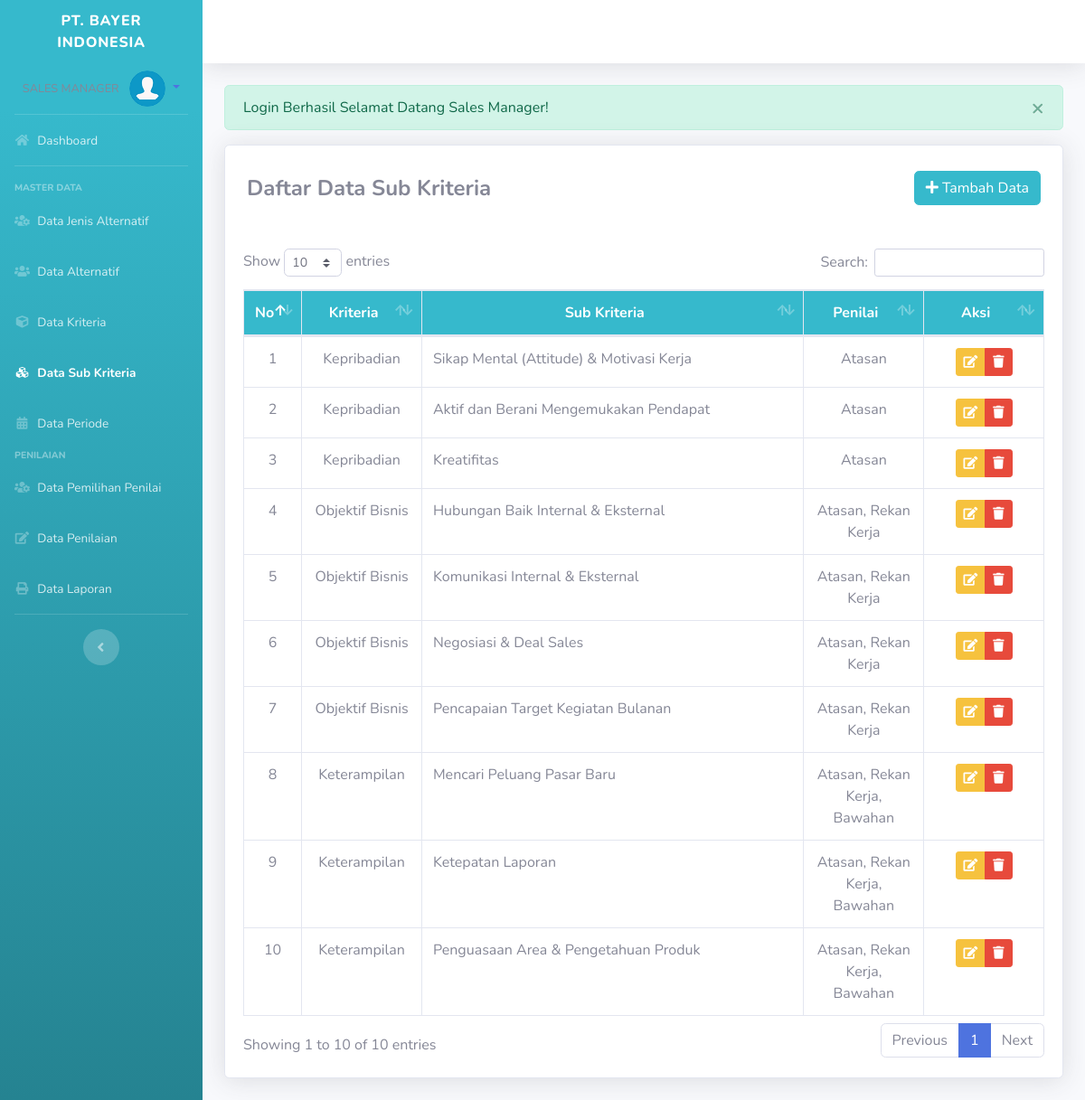
Page /admin/index.php?p=subkriteria (signed in) on the committed database.
### tables this page shows
CREATE TABLE `isi_kompetensi` (
  `id_isi` int(11) NOT NULL,
  `id_kompetensi` int(11) DEFAULT NULL,
  `isi_kompetensi` text DEFAULT NULL,
  `ket` varchar(50) DEFAULT NULL
);

CREATE TABLE `jenis_kompetensi` (
  `id_kompetensi` int(11) NOT NULL,
  `nama_kompetensi` varchar(50) DEFAULT '0',
  `bobot_kompetensi` int(11) DEFAULT 0
);

### admin/pages/subkriteria.php (the view, shortened to what this page needs)
<?php if (isset($_SESSION["flash"])) { ?>
	<div class="alert alert-<?= $_SESSION["flash"]["type"]; ?> alert-dismissible alert_model" role="alert">
		<button type="button" class="close" data-dismiss="alert" aria-label="Close">
			<span aria-hidden="true">&times;</span>
		</button>
		<?= $_SESSION["flash"]["head"]; ?> <?= $_SESSION["flash"]["msg"]; ?>
	</div>
<?php unset($_SESSION['flash']);
} ?>
<div class="card shadow mb-4">
	<div class="card-body">
		<div class="d-flex justify-content-between align-items-center mt-2 mb-5 mx-1">
			<h4 class="m-0 font-weight-bold"> Daftar Data Sub Kriteria</h6>
			<button type="button" class="btn btn-info" data-toggle="modal" data-target="#exampleModal"><i class="fa fa-plus"></i> Tambah Data</button>
		</div>
		<table class="table table-bordered" id="dataTable" width="100%" cellspacing="0">
			<thead class="bg-info text-white">
				<tr align="center">
					<th width="5%">No</th>
					<th width="15%">Kriteria</th>
					<th>Sub Kriteria</th>
					<th width="15%">Penilai</th>
					<th width="15%">Aksi</th>
				</tr>
			</thead>
			<tbody>
				<?php
				$sql = "SELECT * FROM isi_kompetensi a JOIN jenis_kompetensi b ON a.id_kompetensi = b.id_kompetensi ORDER BY b.id_kompetensi ASC";
				$q = mysqli_query($con, $sql);
				$i = 0;
				while ($row = mysqli_fetch_array($q)) {
				?>
					<tr align="center">
						<td><?= ++$i; ?></td>
						<td><?= $row['nama_kompetensi']; ?></td>
						<td align="left"><?= $row['isi_kompetensi']; ?></td>
						<td><?php
							$a = ['Atasan', 'Rekan Kerja', 'Bawahan'];
							$ret = '';
							if ($row['ket'] != '') {
								$ket = explode(",", $row['ket']);
								$b = [];
								foreach ($ket as $k => $v) {
									array_push($b, $a[$v]);
								}
								$ret = join(", ", $b);
							}
							echo $ret;
							?></td>
						<td>
							<div class="btn-group" role="group">
								<a data-toggle="tooltip" data-placement="bottom" title="Edit Data" href="index.php?p=subkriteria&ubah=true&id_isi=<?= $row['id_isi']; ?>" class="btn btn-warning btn-sm"><i class="fa fa-edit"></i></a>
								<button data-toggle="tooltip" data-placement="bottom" title="Hapus Data" class="btn btn-danger btn-sm btn_hapus" id="<?= $row['id_isi']; ?>"><i class="fa fa-trash"></i></button>
							</div>
						</td>
					</tr>
				<?php } ?>
			</tbody>
		</table>
	</div>
</div>

### rows in the picture
isi_kompetensi: id_kompetensi.nama_kompetensi "Kepribadian", isi_kompetensi "Sikap Mental (Attitude) & Motivasi Kerja", ret "Atasan"
isi_kompetensi: id_kompetensi.nama_kompetensi "Kepribadian", isi_kompetensi "Aktif dan Berani Mengemukakan Pendapat", ret "Atasan"
isi_kompetensi: id_kompetensi.nama_kompetensi "Kepribadian", isi_kompetensi "Kreatifitas", ret "Atasan"
isi_kompetensi: id_kompetensi.nama_kompetensi "Objektif Bisnis", isi_kompetensi "Hubungan Baik Internal & Eksternal", ret "Atasan, Rekan Kerja"
isi_kompetensi: id_kompetensi.nama_kompetensi "Objektif Bisnis", isi_kompetensi "Komunikasi Internal & Eksternal", ret "Atasan, Rekan Kerja"
isi_kompetensi: id_kompetensi.nama_kompetensi "Objektif Bisnis", isi_kompetensi "Negosiasi & Deal Sales", ret "Atasan, Rekan Kerja"
isi_kompetensi: id_kompetensi.nama_kompetensi "Objektif Bisnis", isi_kompetensi "Pencapaian Target Kegiatan Bulanan", ret "Atasan, Rekan Kerja"
isi_kompetensi: id_kompetensi.nama_kompetensi "Keterampilan", isi_kompetensi "Mencari Peluang Pasar Baru", ret "Atasan, Rekan Kerja, Bawahan"
isi_kompetensi: id_kompetensi.nama_kompetensi "Keterampilan", isi_kompetensi "Ketepatan Laporan", ret "Atasan, Rekan Kerja, Bawahan"
isi_kompetensi: id_kompetensi.nama_kompetensi "Keterampilan", isi_kompetensi "Penguasaan Area & Pengetahuan Produk", ret "Atasan, Rekan Kerja, Bawahan"

### other values in the picture
$_SESSION["flash"]["head"] "Login Berhasil"
$_SESSION["flash"]["msg"] "Selamat Datang Sales Manager!"
